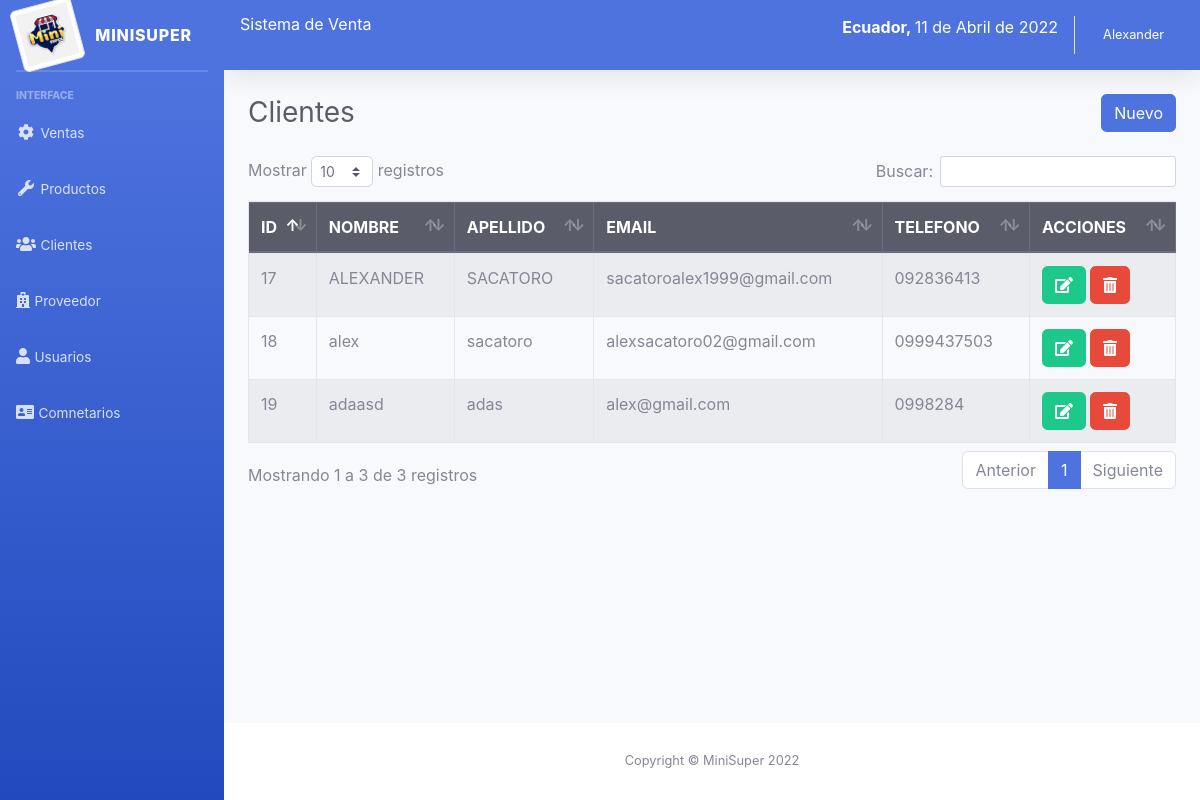
/sistema/lista_cliente.php (signed in), run on the app's committed database.
### tables this page shows
CREATE TABLE `users` (
  `id` int(11) NOT NULL,
  `first_name` varchar(100) NOT NULL,
  `last_name` varchar(100) NOT NULL,
  `email` varchar(100) NOT NULL,
  `password` varchar(255) NOT NULL,
  `phone` varchar(15) NOT NULL,
  `forgot_pass_identity` varchar(32) NOT NULL,
  `created` datetime NOT NULL,
  `modified` datetime NOT NULL,
  `status` enum('1','0') NOT NULL DEFAULT '1'
);

### sistema/lista_cliente.php (the view)
<?php include_once "includes/header.php"; ?>
<div class="container-fluid">
	<div class="d-sm-flex align-items-center justify-content-between mb-4">
		<h1 class="h3 mb-0 text-gray-800">Clientes</h1>
		<a href="registro_cliente.php" class="btn btn-primary">Nuevo</a>
	</div>
	<div class="row">
		<div class="col-lg-12">
			<div class="table-responsive">
				<table class="table table-striped table-bordered" id="table">
					<thead class="thead-dark">
						<tr>
							<th>ID</th>
							<th>NOMBRE</th>
							<th>APELLIDO</th>
							<th>EMAIL</th>
							<th>TELEFONO</th>
							<?php if ($_SESSION['rol'] == 1) { ?>
							<th>ACCIONES</th>
							<?php } ?>
						</tr>
					</thead>
					<tbody>
						<?php
						include "../conexion.php";
						$query = mysqli_query($conexion, "SELECT * FROM users");
						$result = mysqli_num_rows($query);
						if ($result > 0) {
							while ($data = mysqli_fetch_assoc($query)) { ?>
								<tr>
									<td><?php echo $data['id']; ?></td>
									<td><?php echo $data['first_name']; ?></td>
									<td><?php echo $data['last_name']; ?></td>
									<td><?php echo $data['email']; ?></td>
									<td><?php echo $data['phone']; ?></td>
									<?php if ($_SESSION['rol'] == 1) { ?>
									<td>
										<a href="editar_cliente.php?id=<?php echo $data['id']; ?>" class="btn btn-success"><i class='fas fa-edit'></i></a>
										<form action="eliminar_cliente.php?id=<?php echo $data['id']; ?>" method="post" class="confirmar d-inline">
											<button class="btn btn-danger" type="submit"><i class='fas fa-trash-alt'></i> </button>
										</form>
									</td>
									<?php } ?>
								</tr>
						<?php }
						} ?>
					</tbody>
				</table>
			</div>
		</div>
	</div>
</div>
</div>
<?php include_once "includes/footer.php"; ?>

### data on the page
users: id "17", first_name "ALEXANDER", last_name "SACATORO", email "sacatoroalex1999@gmail.com", phone "092836413"
users: id "18", first_name "alex", last_name "sacatoro", email "alexsacatoro02@gmail.com", phone "0999437503"
users: id "19", first_name "adaasd", last_name "adas", email "alex@gmail.com", phone "0998284"

### other printed values
fechaPeru() "11 de Abril de 2022"
$_SESSION['nombre'] "Alexander"
